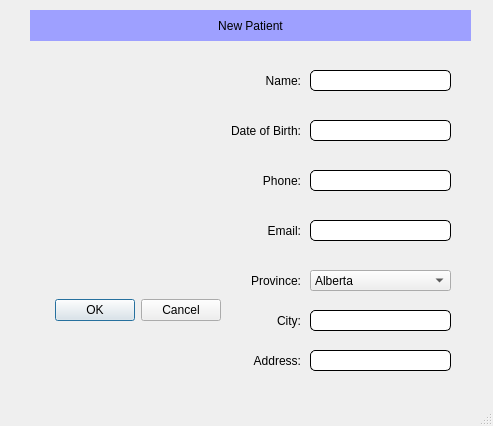
<?xml version="1.0" encoding="UTF-8"?>
<ui version="4.0">
 <class>NewPatientWindow</class>
 <widget class="QMainWindow" name="NewPatientWindow">
  <property name="geometry">
   <rect>
    <x>0</x>
    <y>0</y>
    <width>493</width>
    <height>426</height>
   </rect>
  </property>
  <property name="windowTitle">
   <string>MainWindow</string>
  </property>
  <widget class="QWidget" name="centralwidget">
   <widget class="QLineEdit" name="lineEdit">
    <property name="geometry">
     <rect>
      <x>310</x>
      <y>70</y>
      <width>141</width>
      <height>21</height>
     </rect>
    </property>
    <property name="styleSheet">
     <string notr="true">QLineEdit {
	border: 1px solid black;
	border-radius: 5px;
}</string>
    </property>
   </widget>
   <widget class="QLabel" name="label">
    <property name="geometry">
     <rect>
      <x>30</x>
      <y>10</y>
      <width>441</width>
      <height>31</height>
     </rect>
    </property>
    <property name="styleSheet">
     <string notr="true">QLabel {
	background-color: rgb(158, 160, 255);
	font: 25 18pt &quot;Calibri Light&quot;;
}</string>
    </property>
    <property name="text">
     <string>New Patient</string>
    </property>
    <property name="alignment">
     <set>Qt::AlignCenter</set>
    </property>
   </widget>
   <widget class="QLineEdit" name="lineEdit_2">
    <property name="geometry">
     <rect>
      <x>310</x>
      <y>120</y>
      <width>141</width>
      <height>21</height>
     </rect>
    </property>
    <property name="styleSheet">
     <string notr="true">QLineEdit {
	border: 1px solid black;
	border-radius: 5px;
}</string>
    </property>
    <property name="text">
     <string/>
    </property>
   </widget>
   <widget class="QLineEdit" name="lineEdit_3">
    <property name="geometry">
     <rect>
      <x>310</x>
      <y>170</y>
      <width>141</width>
      <height>21</height>
     </rect>
    </property>
    <property name="styleSheet">
     <string notr="true">QLineEdit {
	border: 1px solid black;
	border-radius: 5px;
}</string>
    </property>
   </widget>
   <widget class="QLineEdit" name="lineEdit_4">
    <property name="geometry">
     <rect>
      <x>310</x>
      <y>220</y>
      <width>141</width>
      <height>21</height>
     </rect>
    </property>
    <property name="styleSheet">
     <string notr="true">QLineEdit {
	border: 1px solid black;
	border-radius: 5px;
}</string>
    </property>
   </widget>
   <widget class="QLabel" name="label_2">
    <property name="geometry">
     <rect>
      <x>230</x>
      <y>70</y>
      <width>71</width>
      <height>21</height>
     </rect>
    </property>
    <property name="text">
     <string>Name:</string>
    </property>
    <property name="alignment">
     <set>Qt::AlignRight|Qt::AlignTrailing|Qt::AlignVCenter</set>
    </property>
   </widget>
   <widget class="QLabel" name="label_3">
    <property name="geometry">
     <rect>
      <x>230</x>
      <y>120</y>
      <width>71</width>
      <height>21</height>
     </rect>
    </property>
    <property name="text">
     <string>Date of Birth:</string>
    </property>
    <property name="alignment">
     <set>Qt::AlignRight|Qt::AlignTrailing|Qt::AlignVCenter</set>
    </property>
   </widget>
   <widget class="QLabel" name="label_4">
    <property name="geometry">
     <rect>
      <x>230</x>
      <y>170</y>
      <width>71</width>
      <height>21</height>
     </rect>
    </property>
    <property name="text">
     <string>Phone:</string>
    </property>
    <property name="alignment">
     <set>Qt::AlignRight|Qt::AlignTrailing|Qt::AlignVCenter</set>
    </property>
   </widget>
   <widget class="QLabel" name="label_5">
    <property name="geometry">
     <rect>
      <x>230</x>
      <y>220</y>
      <width>71</width>
      <height>21</height>
     </rect>
    </property>
    <property name="text">
     <string>Email:</string>
    </property>
    <property name="alignment">
     <set>Qt::AlignRight|Qt::AlignTrailing|Qt::AlignVCenter</set>
    </property>
   </widget>
   <widget class="QLabel" name="label_6">
    <property name="geometry">
     <rect>
      <x>30</x>
      <y>60</y>
      <width>191</width>
      <height>201</height>
     </rect>
    </property>
    <property name="text">
     <string/>
    </property>
    <property name="pixmap">
     <pixmap>images/generic-person-silhouette.png</pixmap>
    </property>
    <property name="scaledContents">
     <bool>true</bool>
    </property>
   </widget>
   <widget class="QComboBox" name="comboBox">
    <property name="geometry">
     <rect>
      <x>310</x>
      <y>270</y>
      <width>141</width>
      <height>21</height>
     </rect>
    </property>
    <item>
     <property name="text">
      <string>Alberta</string>
     </property>
    </item>
    <item>
     <property name="text">
      <string>British Columbia</string>
     </property>
    </item>
    <item>
     <property name="text">
      <string>Manitoba</string>
     </property>
    </item>
    <item>
     <property name="text">
      <string>New Brunswick</string>
     </property>
    </item>
    <item>
     <property name="text">
      <string>Newfound and Labrador</string>
     </property>
    </item>
    <item>
     <property name="text">
      <string>Nova Scotia</string>
     </property>
    </item>
    <item>
     <property name="text">
      <string>Ontario</string>
     </property>
    </item>
    <item>
     <property name="text">
      <string>Prince Edward Island</string>
     </property>
    </item>
    <item>
     <property name="text">
      <string>Quebec</string>
     </property>
    </item>
    <item>
     <property name="text">
      <string>Saskatchewan</string>
     </property>
    </item>
   </widget>
   <widget class="QLabel" name="label_7">
    <property name="geometry">
     <rect>
      <x>230</x>
      <y>270</y>
      <width>71</width>
      <height>21</height>
     </rect>
    </property>
    <property name="text">
     <string>Province:</string>
    </property>
    <property name="alignment">
     <set>Qt::AlignRight|Qt::AlignTrailing|Qt::AlignVCenter</set>
    </property>
   </widget>
   <widget class="QLineEdit" name="lineEdit_5">
    <property name="geometry">
     <rect>
      <x>310</x>
      <y>310</y>
      <width>141</width>
      <height>21</height>
     </rect>
    </property>
    <property name="styleSheet">
     <string notr="true">QLineEdit {
	border: 1px solid black;
	border-radius: 5px;
}</string>
    </property>
   </widget>
   <widget class="QLineEdit" name="lineEdit_6">
    <property name="geometry">
     <rect>
      <x>310</x>
      <y>350</y>
      <width>141</width>
      <height>21</height>
     </rect>
    </property>
    <property name="styleSheet">
     <string notr="true">QLineEdit {
	border: 1px solid black;
	border-radius: 5px;
}</string>
    </property>
   </widget>
   <widget class="QLabel" name="label_8">
    <property name="geometry">
     <rect>
      <x>230</x>
      <y>310</y>
      <width>71</width>
      <height>21</height>
     </rect>
    </property>
    <property name="text">
     <string>City:</string>
    </property>
    <property name="alignment">
     <set>Qt::AlignRight|Qt::AlignTrailing|Qt::AlignVCenter</set>
    </property>
   </widget>
   <widget class="QLabel" name="label_9">
    <property name="geometry">
     <rect>
      <x>230</x>
      <y>350</y>
      <width>71</width>
      <height>21</height>
     </rect>
    </property>
    <property name="text">
     <string>Address:</string>
    </property>
    <property name="alignment">
     <set>Qt::AlignRight|Qt::AlignTrailing|Qt::AlignVCenter</set>
    </property>
   </widget>
   <widget class="QDialogButtonBox" name="buttonBox">
    <property name="geometry">
     <rect>
      <x>30</x>
      <y>290</y>
      <width>191</width>
      <height>41</height>
     </rect>
    </property>
    <property name="standardButtons">
     <set>QDialogButtonBox::Cancel|QDialogButtonBox::Ok</set>
    </property>
   </widget>
  </widget>
  <widget class="QStatusBar" name="statusbar"/>
 </widget>
 <resources/>
 <connections/>
</ui>
